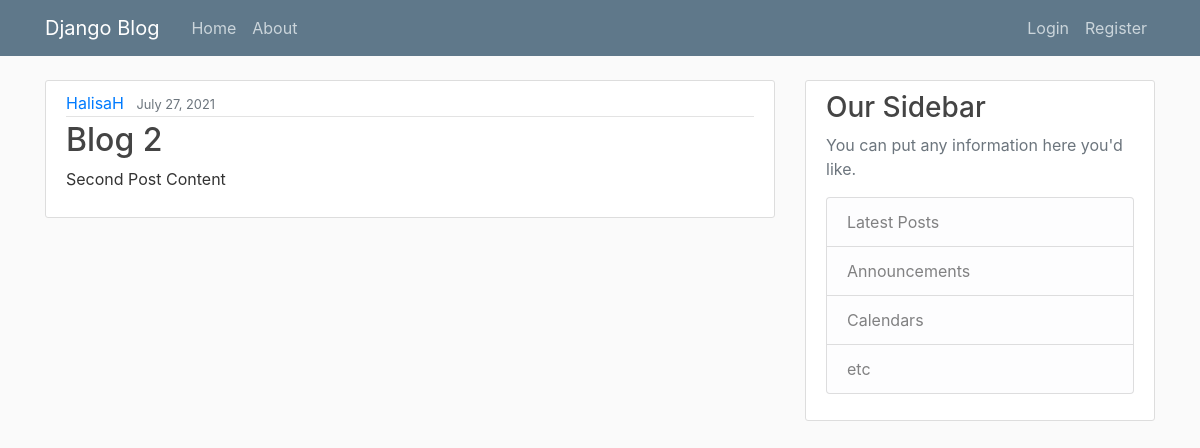
The app's page /post/2/ with its own data.
### blog/models.py (models this page shows, shortened)
class Post(models.Model):
    title = models.CharField(max_length=100)
    content = models.TextField()
    date_posted = models.DateTimeField(default=timezone.now)
    author = models.ForeignKey(User, on_delete=models.CASCADE)

### blog/views.py (the view)
# urls.py: path('post/<int:pk>/', PostDetailView.as_view(), name='post-detail'),
class PostDetailView(DetailView):
    model = Post

### blog/templates/blog/post_detail.html
{% extends "blog/base.html" %}
{% block content %}
    <article class="media content-section">
        <div class="media-body">
        <div class="article-metadata">
            <a class="mr-2" href="#">{{ object.author }}</a>
            <small class="text-muted">{{ object.date_posted|date:"F d, Y" }}</small>
        </div>
        <h2 class="article-title">{{ object.title }}</h2>
        <p class="article-content">{{ object.content }}</p>
        </div>
    </article>
{% endblock content %}

### blog/static/blog/main.css (style rules this page uses)
body { background: #fafafa; color: #333333; margin-top: 5rem; }
h1, h2, h3, h4, h5, h6 { color: #444444; }
.content-section { background: #ffffff; padding: 10px 20px; border: 1px solid #dddddd; border-radius: 3px; margin-bottom: 20px; }
.article-title { color: #444444; }
.article-content { white-space: pre-line; }
.article-metadata { padding-bottom: 1px; margin-bottom: 4px; border-bottom: 1px solid #e3e3e3 }

### records on screen
Post: author "HalisaH", date_posted "July 27, 2021", title "Blog 2", content "Second Post Content"
